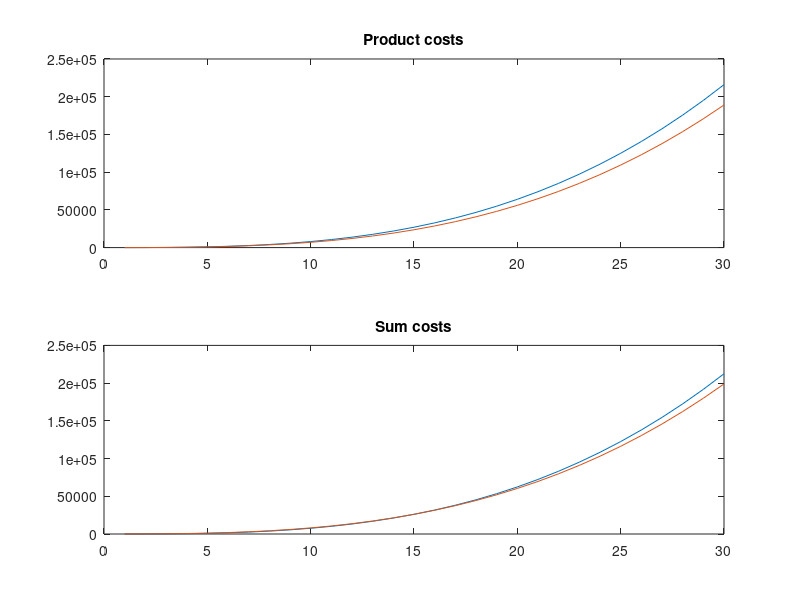

The MATLAB script that drew this image:
clc
clear
close all

f1 = @(m)( 8*m.^3 );
f2 = @(m)( 8*m.^3 - 4*m.^2 );
f3 = @(m)( 7*m.^3 );
f4 = @(m)( 7*m.^3 + 11*m.^2 );

m=1:30;

figure
subplot(2,1,1)
plot(m,f1(m))
hold on
plot(m,f3(m))
hold off
title('Product costs')

subplot(2,1,2)
plot(m,f2(m))
hold on
plot(m,f4(m))
hold off
title('Sum costs')